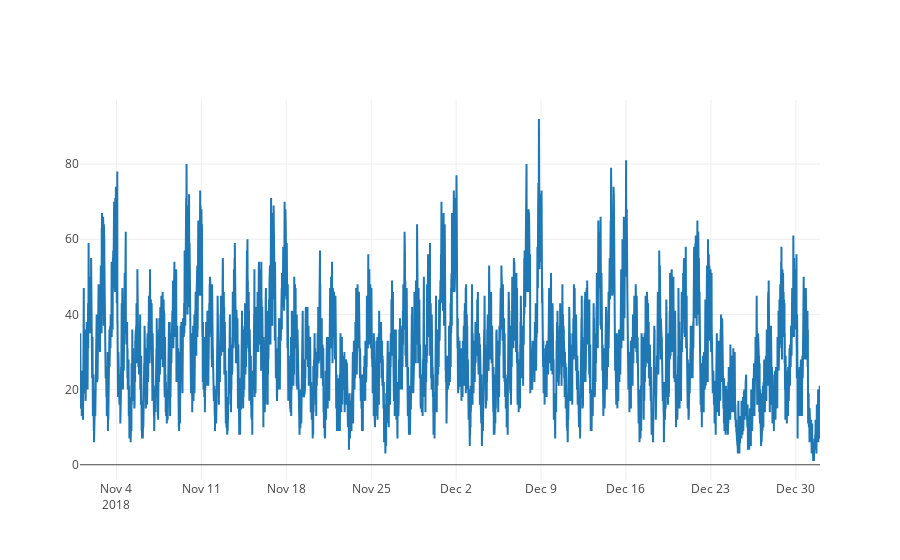

The notebook cell saved with this chart:
### Code cell


### Figure 1 — Plotly figure (JSON) as saved in the notebook; plotly's stock layout.template omitted (floating-point values rounded to 4 significant figures; data arrays with more than 128 entries replaced by an {"elided": "..."} marker saying what was removed)
{"data": [{"type": "scatter", "uid": "5cefa95e-97f8-449f-b103-a6382b0403e9", "x": {"elided": "5855 str values"}, "y": {"elided": "5855 int values"}}], "layout": {}}
